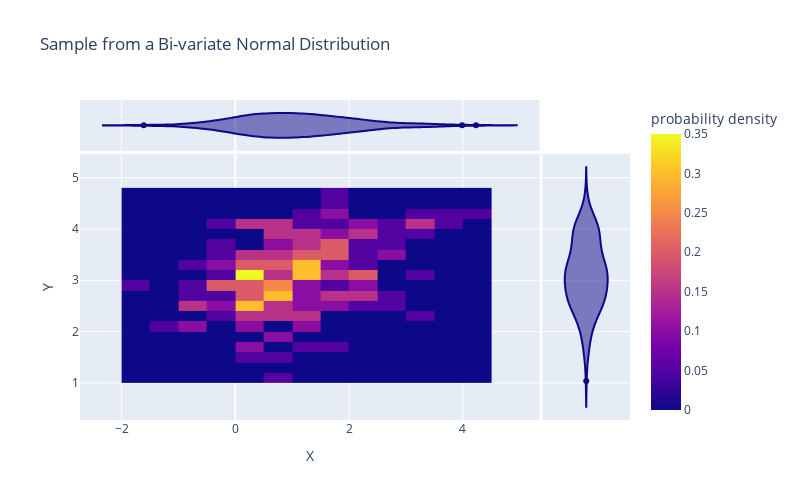

Source (notebook cell):
### Code cell
fig = px.density_heatmap(df, x="X", y="Y",
                         marginal_x="violin", marginal_y="violin",
                         nbinsx= 25,
                         nbinsy=25,
                         histnorm='probability density',
                         height = 500, width = 800,
                         title='Sample from a Bi-variate Normal Distribution')
fig.show()

### Figure 1 — Plotly figure (JSON) as saved in the notebook; plotly's stock layout.template omitted (floating-point values rounded to 4 significant figures; data arrays with more than 128 entries replaced by an {"elided": "..."} marker saying what was removed)
{"data": [{"coloraxis": "coloraxis", "histnorm": "probability density", "hovertemplate": "X=%{x}<br>Y=%{y}<br>probability density=%{z}<extra></extra>", "name": "", "nbinsx": 25, "nbinsy": 25, "type": "histogram2d", "x": {"elided": "200 float values"}, "xaxis": "x", "xbingroup": "x", "y": {"elided": "200 float values"}, "yaxis": "y", "ybingroup": "y"}, {"alignmentgroup": "True", "hovertemplate": "X=%{x}<extra></extra>", "legendgroup": "", "marker": {"color": "#0d0887"}, "name": "", "offsetgroup": "", "scalegroup": "x", "showlegend": false, "type": "violin", "x": {"elided": "200 float values"}, "xaxis": "x3", "yaxis": "y3"}, {"alignmentgroup": "True", "hovertemplate": "Y=%{y}<extra></extra>", "legendgroup": "", "marker": {"color": "#0d0887"}, "name": "", "offsetgroup": "", "scalegroup": "y", "showlegend": false, "type": "violin", "xaxis": "x2", "y": {"elided": "200 float values"}, "yaxis": "y2"}], "layout": {"coloraxis": {"colorbar": {"title": {"text": "probability density"}}, "colorscale": [[0, "#0d0887"], [0.1111, "#46039f"], [0.2222, "#7201a8"], [0.3333, "#9c179e"], [0.4444, "#bd3786"], [0.5556, "#d8576b"], [0.6667, "#ed7953"], [0.7778, "#fb9f3a"], [0.8889, "#fdca26"], [1, "#f0f921"]]}, "height": 500, "legend": {"tracegroupgap": 0}, "title": {"text": "Sample from a Bi-variate Normal Distribution"}, "width": 800, "xaxis": {"anchor": "y", "domain": [0, 0.8358], "title": {"text": "X"}}, "xaxis2": {"anchor": "y2", "domain": [0.8408, 1], "matches": "x2", "showgrid": false, "showline": false, "showticklabels": false, "ticks": ""}, "xaxis3": {"anchor": "y3", "domain": [0, 0.8358], "matches": "x", "showgrid": true, "showticklabels": false}, "xaxis4": {"anchor": "y4", "domain": [0.8408, 1], "matches": "x2", "showgrid": false, "showline": false, "showticklabels": false, "ticks": ""}, "yaxis": {"anchor": "x", "domain": [0, 0.8316], "title": {"text": "Y"}}, "yaxis2": {"anchor": "x2", "domain": [0, 0.8316], "matches": "y", "showgrid": true, "showticklabels": false}, "yaxis3": {"anchor": "x3", "domain": [0.8416, 1], "matches": "y3", "showgrid": false, "showline": false, "showticklabels": false, "ticks": ""}, "yaxis4": {"anchor": "x4", "domain": [0.8416, 1], "matches": "y3", "showgrid": true, "showline": false, "showticklabels": false, "ticks": ""}}}
